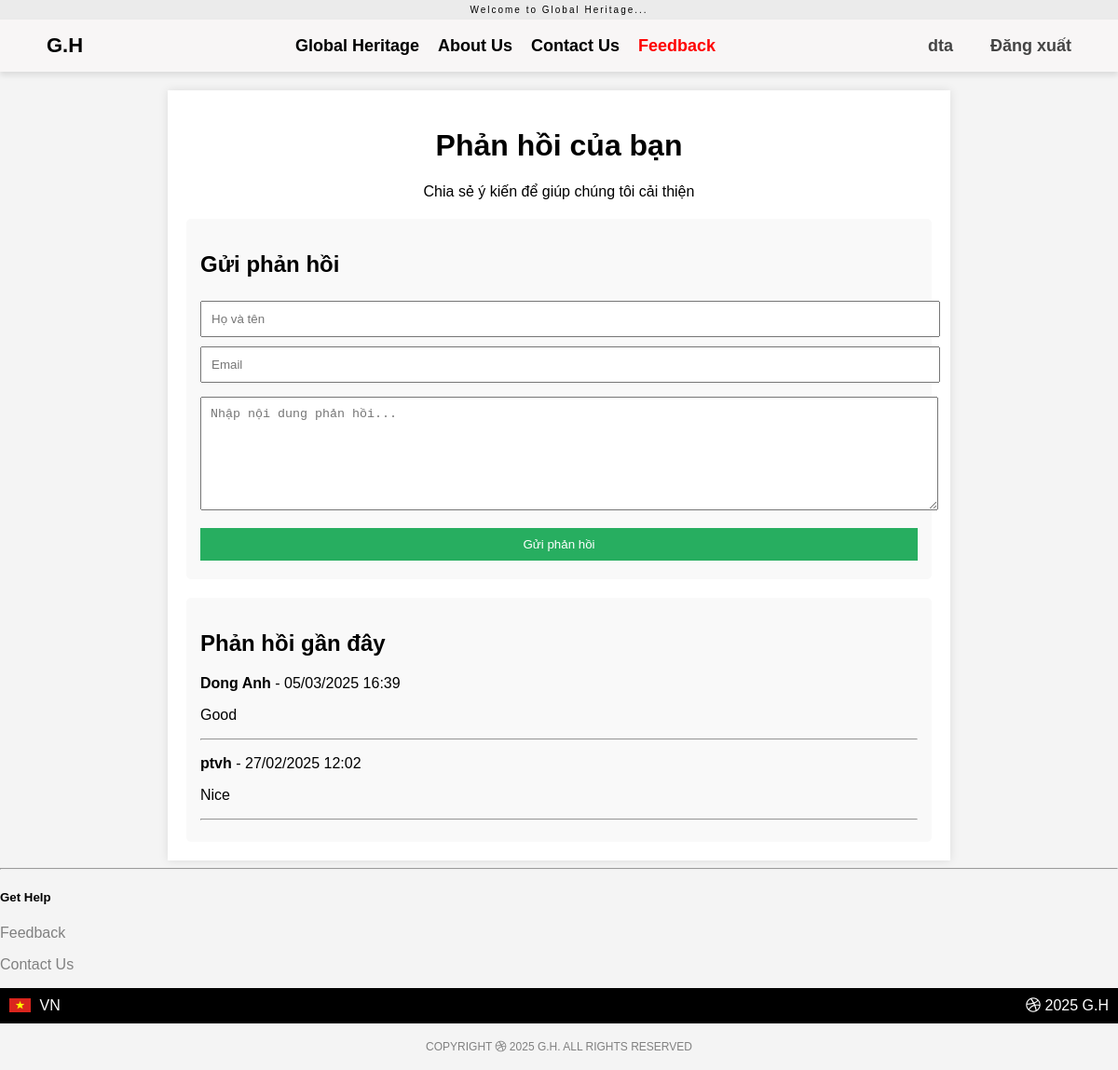
The page /pages/feedback.php (signed in) on the database its author committed.
### tables this page shows
CREATE TABLE `feedback` (
  `id` int(11) NOT NULL,
  `name` varchar(100) NOT NULL,
  `email` varchar(150) NOT NULL,
  `message` text NOT NULL,
  `created_at` timestamp NOT NULL DEFAULT current_timestamp()
);

### pages/feedback.php (the view, shortened to what this page needs)
<?php
include '../includes/db.php';
$feedbacks = $conn->query("SELECT * FROM feedback ORDER BY created_at DESC");
?>
<!DOCTYPE html>
<html lang="vi">
<head>
    <link rel="stylesheet" href="../assets/style.css">
</head>
<body>
    <?php include("../includes/header.php"); ?>
    <div class="container">
        <h1>Phản hồi của bạn</h1>
        <p>Chia sẻ ý kiến để giúp chúng tôi cải thiện</p>
        <div class="feedback-form">
            <h2>Gửi phản hồi</h2>
            <form method="POST">
                <input type="text" name="name" placeholder="Họ và tên" required>
                <input type="email" name="email" placeholder="Email" required>
                <textarea name="message" placeholder="Nhập nội dung phản hồi..." required></textarea>
                <button type="submit">Gửi phản hồi</button>
            </form>
        </div>
        <div class="feedback-list">
            <h2>Phản hồi gần đây</h2>
            <?php while ($row = $feedbacks->fetch_assoc()): ?>
                <div class="feedback-item">
                    <p><strong><?php echo htmlspecialchars($row["name"]); ?></strong> - <?php echo date("d/m/Y H:i", strtotime($row["created_at"])); ?></p>
                    <p><?php echo nl2br(htmlspecialchars($row["message"])); ?></p>
                    <hr>
                </div>
            <?php endwhile; ?>
        </div>
    </div>
    <?php include("../includes/footer.php"); ?>

### pages/blog/style.css (style rules this page uses)
body { font-family: Arial, sans-serif; margin: 0; padding: 0; background-color: #f4f4f4; }
.container { max-width: 1000px; margin: auto; padding: 20px; background: white; box-shadow: 0px 0px 10px rgba(0, 0, 0, 0.1); }

### pages/feedback.php (style rules this page uses)
.container { max-width: 800px; margin: auto; padding: 20px; background: white; text-align: center; margin-top: 20px; }
.feedback-form, .feedback-list { margin-top: 20px; padding: 15px; background: #f9f9f9; border-radius: 5px; text-align: left; }
textarea { width: 100%; height: 100px; padding: 10px; margin: 10px 0; }
input, button { width: 100%; padding: 10px; margin: 5px 0; }
button { background: #27ae60; color: white; border: none; cursor: pointer; }

### includes/header.php (style rules this page uses)
body { font-family: Arial, sans-serif; margin: 0; padding: 0; background-color: #f4f4f4; }

### rows shown on the page
feedback: name "Dong Anh", created_at "05/03/2025 16:39", message "Good"
feedback: name "ptvh", created_at "27/02/2025 12:02", message "Nice"

### other values the page prints
$_SESSION['user'] "dta"
